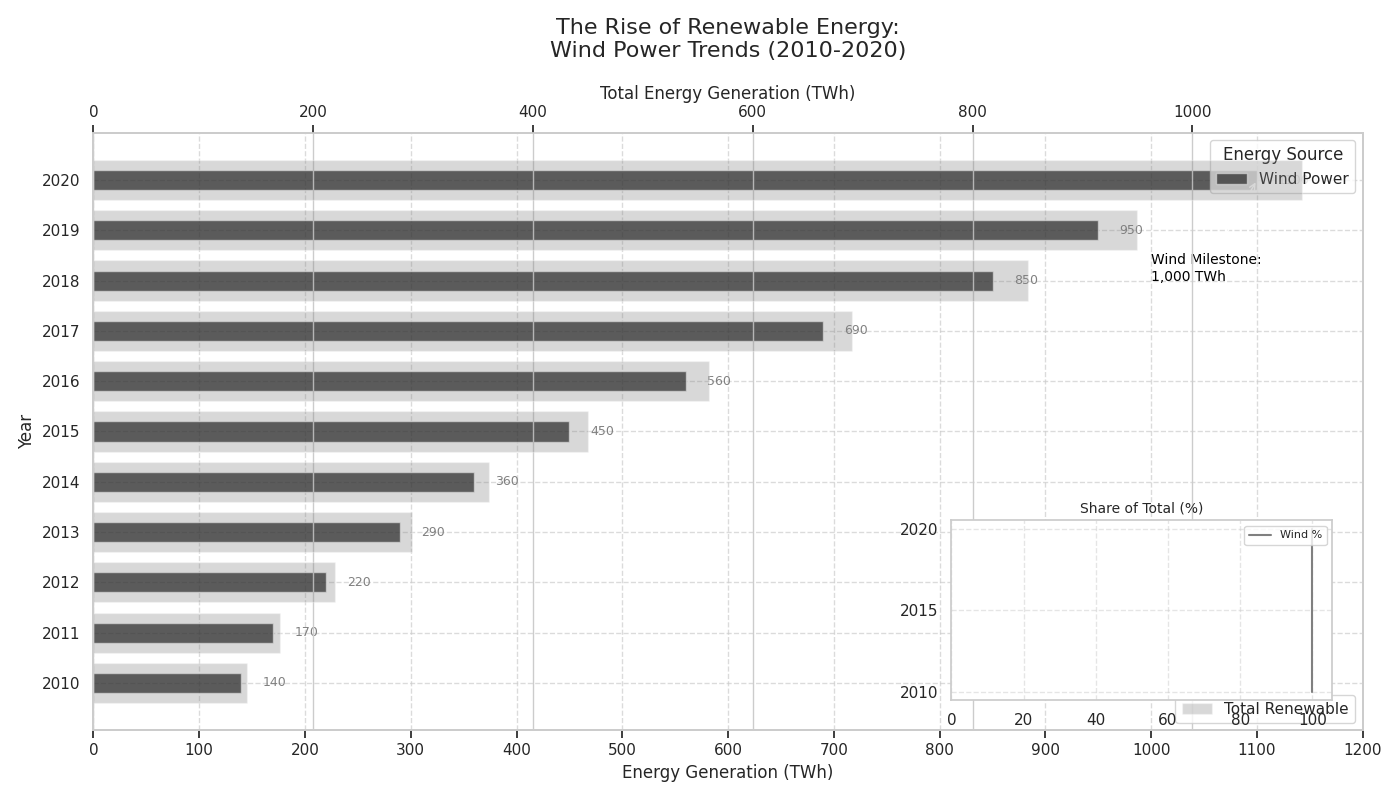

Recreate this plot in Python.
import matplotlib.pyplot as plt
import numpy as np
from mpl_toolkits.axes_grid1.inset_locator import inset_axes

years = np.arange(2010, 2021)
wind_power = np.array([140, 170, 220, 290, 360, 450, 560, 690, 850, 950, 1100])
total_power = wind_power
wind_percentage = 100

fig, ax = plt.subplots(figsize=(14, 8))

ax.barh(years, wind_power, height=0.4, color='black', alpha=0.7, label='Wind Power')

ax.set_title('The Rise of Renewable Energy:\nWind Power Trends (2010-2020)', fontsize=16, pad=20)
ax.set_xlabel('Energy Generation (TWh)', fontsize=12)
ax.set_ylabel('Year', fontsize=12)
ax.set_yticks(years)
ax.set_xticks(np.arange(0, 1201, 100))

ax.legend(title='Energy Source', loc='upper right')

ax.annotate('Wind Milestone:\n1,000 TWh', xy=(1100, 2020), xytext=(1000, 2018),
            arrowprops=dict(facecolor='black', arrowstyle='->'),
            fontsize=10, color='black')

ax.grid(True, linestyle='--', alpha=0.7)

for i, y_wind in enumerate(wind_power):
    ax.text(y_wind + 20, years[i], f'{y_wind}', va='center', fontsize=9, color='gray')

ax2 = ax.twiny()
ax2.barh(years, total_power, height=0.8, color='gray', alpha=0.3, label='Total Renewable')
ax2.set_xlabel('Total Energy Generation (TWh)', fontsize=12)
ax2.legend(loc='lower right')

ax_inset = inset_axes(ax, width="30%", height="30%", loc='lower right', borderpad=2)
ax_inset.plot([wind_percentage] * len(years), years, color='gray', linewidth=1.5, label='Wind %')
ax_inset.set_title('Share of Total (%)', fontsize=10)
ax_inset.set_yticks([2010, 2015, 2020])
ax_inset.set_xticks(np.arange(0, 101, 20))
ax_inset.grid(True, linestyle='--', alpha=0.5)
ax_inset.legend(fontsize=8, loc='upper right')

plt.tight_layout()

plt.show()
